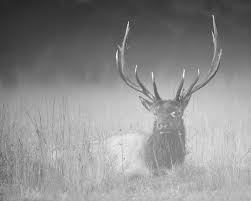
#> input picture images/contrast_examples/input/reindeer_input.png, 251 x 201 px
$ python main.py
#> lines starting #> are read from the running program, lines starting #| are printed output that depends on the picture
### contrast/cdf_histogram.py
import numpy as np
import matplotlib.pyplot as plt
from PIL import Image
import cv2 as cv
import time

def cdf_histogram(args):
    print("#"*40)
    start_time = time.time()
    f, (ax1, ax2) = plt.subplots(1, 2, figsize=(15, 5), sharey=True)
    f.suptitle(f"Contrasting by {args.method}", fontsize=15)

    img = cv.imread(args.input_path, 0)
#> img is the input picture: shape (201, 251); min 37, max 248, mean 141
    hist, bins = np.histogram(img.flatten(), 256, [0, 256])
#> hist = 256 values, max 588 at index 181, min 0 at index 0, mean 197.1; bins = 257 values from 0 to 256
    normcdf = (hist.cumsum()/hist.cumsum().max()) * hist.max()
#> normcdf = 256 values from 0 to 588

    ax1.plot(normcdf, color = 'blue')
    ax1.hist(img.flatten(), 256, [0, 256], color='orange')
    ax1.set_xlim([0, 256])
    ax1.title.set_text("Histogram Before Contrasting")
    ax1.legend(('CDF', 'Histogram'))

    img = cv.imread(args.output_path, 0)
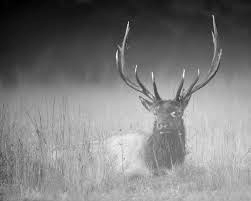
#> input picture images/contrast_examples/output/reindeer_output.png, 251 x 201 px
#> img is the input picture: shape (201, 251); min 0, max 255, mean 125.1
    hist, bins = np.histogram(img.flatten(), 256, [0, 256])
#> hist = 256 values, max 588 at index 174, min 0 at index 5, mean 197.1
    normcdf = (hist.cumsum()/hist.cumsum().max()) * hist.max()
#> normcdf = 256 values from 0.0583 to 588

    ax2.plot(normcdf, color = 'blue')
    ax2.hist(img.flatten(), 256, [0, 256], color='orange')
    ax2.set_xlim([0, 256])
    ax2.title.set_text("Histogram After Contrasting")
    ax2.legend(('CDF', 'Histogram'))

    print("Generating and Saving Histogram...")
    plt.savefig(args.hist_path)
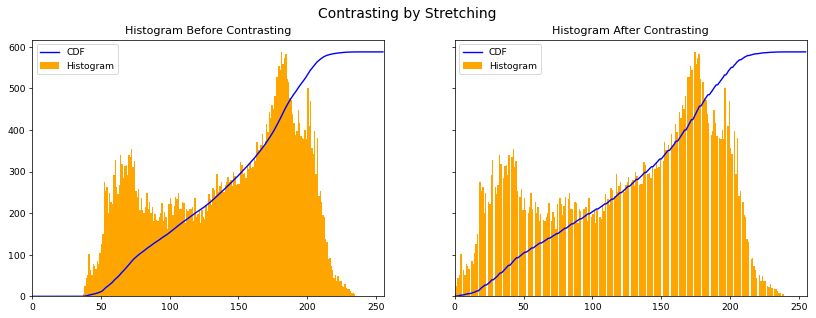
#> figure drawn by matplotlib, 2 panels; panel 1: tallest bar 588 high, from x = 181 to 182; panel 1: curve peaks at x = 248, y = 588
    print("--- %s seconds ---" % (time.time() - start_time))
    print("#"*40)


### contrast/main.py
import os
import argparse
from cdf_histogram import cdf_histogram

def main():
    parser = argparse.ArgumentParser()

    parser.add_argument("--input_path", default="../images/contrast_examples/input/reindeer_input.png", type=str,
                        help="Path of Input Image")
    parser.add_argument("--output_path", default="../images/contrast_examples/output/reindeer_output.png", type=str,
                        help="Path of Outut Image")
    parser.add_argument("--method", default="Stretching", type=str,
                        help="Either Strecthing, Histogram, Novel")
    parser.add_argument("--hist_path", default="../images/contrast_histograms/reindeer.png", type=str,
                        help="Path of Histogram Image to Save")

    args = parser.parse_args()

    assert args.method in ['Stretching', 'HistEq', 'AdaptiveHistEq', 'Novel'], "Either Strecthing, Histogram, Novel"

    cdf_histogram(args)

if __name__ == "__main__":
    main()
